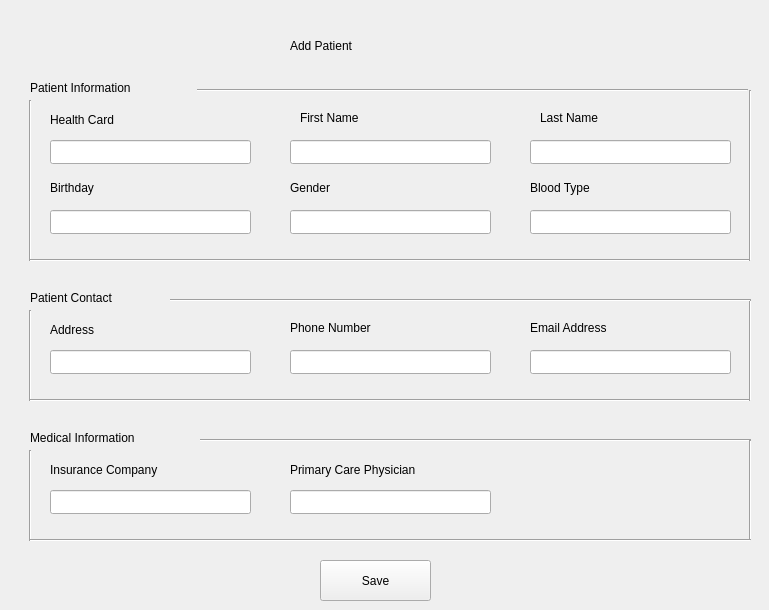
    <widget class="QWidget" name="page_4">
     <widget class="QLabel" name="label_4">
      <property name="geometry">
       <rect>
        <x>290</x>
        <y>10</y>
        <width>191</width>
        <height>71</height>
       </rect>
      </property>
      <property name="styleSheet">
       <string notr="true">font: 24pt &quot;Sitka Small&quot;;</string>
      </property>
      <property name="text">
       <string>Add Patient</string>
      </property>
     </widget>
     <widget class="QLabel" name="label_5">
      <property name="geometry">
       <rect>
        <x>50</x>
        <y>110</y>
        <width>151</width>
        <height>20</height>
       </rect>
      </property>
      <property name="text">
       <string>Health Card</string>
      </property>
     </widget>
     <widget class="QLabel" name="label_6">
      <property name="geometry">
       <rect>
        <x>300</x>
        <y>110</y>
        <width>101</width>
        <height>16</height>
       </rect>
      </property>
      <property name="text">
       <string>First Name</string>
      </property>
     </widget>
     <widget class="QLabel" name="label_7">
      <property name="geometry">
       <rect>
        <x>540</x>
        <y>110</y>
        <width>111</width>
        <height>16</height>
       </rect>
      </property>
      <property name="text">
       <string>Last Name</string>
      </property>
     </widget>
     <widget class="QLabel" name="label_8">
      <property name="geometry">
       <rect>
        <x>50</x>
        <y>180</y>
        <width>81</width>
        <height>16</height>
       </rect>
      </property>
      <property name="text">
       <string>Birthday</string>
      </property>
     </widget>
     <widget class="QLabel" name="label_9">
      <property name="geometry">
       <rect>
        <x>290</x>
        <y>180</y>
        <width>71</width>
        <height>16</height>
       </rect>
      </property>
      <property name="text">
       <string>Gender </string>
      </property>
     </widget>
     <widget class="QLabel" name="label_10">
      <property name="geometry">
       <rect>
        <x>530</x>
        <y>180</y>
        <width>111</width>
        <height>16</height>
       </rect>
      </property>
      <property name="text">
       <string>Blood Type</string>
      </property>
     </widget>
     <widget class="QLabel" name="label_11">
      <property name="geometry">
       <rect>
        <x>50</x>
        <y>320</y>
        <width>71</width>
        <height>20</height>
       </rect>
      </property>
      <property name="text">
       <string>Address</string>
      </property>
     </widget>
     <widget class="QLineEdit" name="healthCardNumberLineEdit">
      <property name="geometry">
       <rect>
        <x>50</x>
        <y>140</y>
        <width>201</width>
        <height>24</height>
       </rect>
      </property>
     </widget>
     <widget class="QLineEdit" name="firstNamePatientLineEdit">
      <property name="geometry">
       <rect>
        <x>290</x>
        <y>140</y>
        <width>201</width>
        <height>24</height>
       </rect>
      </property>
     </widget>
     <widget class="QLineEdit" name="lastNamePatientLineEdit">
      <property name="geometry">
       <rect>
        <x>530</x>
        <y>140</y>
        <width>201</width>
        <height>24</height>
       </rect>
      </property>
     </widget>
     <widget class="QLineEdit" name="bloodTypePatientLineEdit">
      <property name="geometry">
       <rect>
        <x>530</x>
        <y>210</y>
        <width>201</width>
        <height>24</height>
       </rect>
      </property>
     </widget>
     <widget class="QLineEdit" name="dateOfBirthPatientLineEdit">
      <property name="geometry">
       <rect>
        <x>50</x>
        <y>210</y>
        <width>201</width>
        <height>24</height>
       </rect>
      </property>
     </widget>
     <widget class="QLineEdit" name="genderPatientLineEdit">
      <property name="geometry">
       <rect>
        <x>290</x>
        <y>210</y>
        <width>201</width>
        <height>24</height>
       </rect>
      </property>
     </widget>
     <widget class="QLineEdit" name="addressPatientLineEdit">
      <property name="geometry">
       <rect>
        <x>50</x>
        <y>350</y>
        <width>201</width>
        <height>24</height>
       </rect>
      </property>
     </widget>
     <widget class="QPushButton" name="submitPatientButton">
      <property name="geometry">
       <rect>
        <x>320</x>
        <y>560</y>
        <width>111</width>
        <height>41</height>
       </rect>
      </property>
      <property name="text">
       <string>Save</string>
      </property>
     </widget>
     <widget class="QLineEdit" name="phoneNumberPatientLineEdit">
      <property name="geometry">
       <rect>
        <x>290</x>
        <y>350</y>
        <width>201</width>
        <height>24</height>
       </rect>
      </property>
     </widget>
     <widget class="QLabel" name="label_25">
      <property name="geometry">
       <rect>
        <x>290</x>
        <y>320</y>
        <width>121</width>
        <height>16</height>
       </rect>
      </property>
      <property name="text">
       <string>Phone Number</string>
      </property>
     </widget>
     <widget class="Line" name="line">
      <property name="geometry">
       <rect>
        <x>20</x>
        <y>100</y>
        <width>20</width>
        <height>161</height>
       </rect>
      </property>
      <property name="orientation">
       <enum>Qt::Orientation::Vertical</enum>
      </property>
     </widget>
     <widget class="Line" name="line_2">
      <property name="geometry">
       <rect>
        <x>30</x>
        <y>250</y>
        <width>721</width>
        <height>20</height>
       </rect>
      </property>
      <property name="orientation">
       <enum>Qt::Orientation::Horizontal</enum>
      </property>
     </widget>
     <widget class="Line" name="line_3">
      <property name="geometry">
       <rect>
        <x>740</x>
        <y>90</y>
        <width>20</width>
        <height>171</height>
       </rect>
      </property>
      <property name="orientation">
       <enum>Qt::Orientation::Vertical</enum>
      </property>
     </widget>
     <widget class="Line" name="line_4">
      <property name="geometry">
       <rect>
        <x>197</x>
        <y>80</y>
        <width>551</width>
        <height>20</height>
       </rect>
      </property>
      <property name="orientation">
       <enum>Qt::Orientation::Horizontal</enum>
      </property>
     </widget>
     <widget class="QLabel" name="label">
      <property name="geometry">
       <rect>
        <x>30</x>
        <y>80</y>
        <width>181</width>
        <height>16</height>
       </rect>
      </property>
      <property name="styleSheet">
       <string notr="true">font: 14pt &quot;Segoe Fluent Icons&quot;;</string>
      </property>
      <property name="text">
       <string>Patient Information</string>
      </property>
     </widget>
     <widget class="QLabel" name="label_31">
      <property name="geometry">
       <rect>
        <x>30</x>
        <y>290</y>
        <width>181</width>
        <height>16</height>
       </rect>
      </property>
      <property name="styleSheet">
       <string notr="true">font: 14pt &quot;Segoe Fluent Icons&quot;;</string>
      </property>
      <property name="text">
       <string>Patient Contact</string>
      </property>
     </widget>
     <widget class="QLineEdit" name="emailAddressPatientLineEdit">
      <property name="geometry">
       <rect>
        <x>530</x>
        <y>350</y>
        <width>201</width>
        <height>24</height>
       </rect>
      </property>
     </widget>
     <widget class="QLabel" name="label_32">
      <property name="geometry">
       <rect>
        <x>530</x>
        <y>320</y>
        <width>121</width>
        <height>16</height>
       </rect>
      </property>
      <property name="text">
       <string>Email Address</string>
      </property>
     </widget>
     <widget class="Line" name="line_5">
      <property name="geometry">
       <rect>
        <x>20</x>
        <y>310</y>
        <width>20</width>
        <height>91</height>
       </rect>
      </property>
      <property name="orientation">
       <enum>Qt::Orientation::Vertical</enum>
      </property>
     </widget>
     <widget class="Line" name="line_6">
      <property name="geometry">
       <rect>
        <x>30</x>
        <y>390</y>
        <width>721</width>
        <height>20</height>
       </rect>
      </property>
      <property name="orientation">
       <enum>Qt::Orientation::Horizontal</enum>
      </property>
     </widget>
     <widget class="Line" name="line_7">
      <property name="geometry">
       <rect>
        <x>740</x>
        <y>300</y>
        <width>20</width>
        <height>101</height>
       </rect>
      </property>
      <property name="orientation">
       <enum>Qt::Orientation::Vertical</enum>
      </property>
     </widget>
     <widget class="Line" name="line_8">
      <property name="geometry">
       <rect>
        <x>170</x>
        <y>290</y>
        <width>581</width>
        <height>20</height>
       </rect>
      </property>
      <property name="orientation">
       <enum>Qt::Orientation::Horizontal</enum>
      </property>
     </widget>
     <widget class="QLabel" name="label_33">
      <property name="geometry">
       <rect>
        <x>30</x>
        <y>430</y>
        <width>191</width>
        <height>16</height>
       </rect>
      </property>
      <property name="styleSheet">
       <string notr="true">font: 14pt &quot;Segoe Fluent Icons&quot;;</string>
      </property>
      <property name="text">
       <string>Medical Information</string>
      </property>
     </widget>
     <widget class="Line" name="line_9">
      <property name="geometry">
       <rect>
        <x>200</x>
        <y>430</y>
        <width>551</width>
        <height>20</height>
       </rect>
      </property>
      <property name="orientation">
       <enum>Qt::Orientation::Horizontal</enum>
      </property>
     </widget>
     <widget class="Line" name="line_10">
      <property name="geometry">
       <rect>
        <x>740</x>
        <y>440</y>
        <width>20</width>
        <height>101</height>
       </rect>
      </property>
      <property name="orientation">
       <enum>Qt::Orientation::Vertical</enum>
      </property>
     </widget>
     <widget class="Line" name="line_11">
      <property name="geometry">
       <rect>
        <x>20</x>
        <y>450</y>
        <width>20</width>
        <height>91</height>
       </rect>
      </property>
      <property name="orientation">
       <enum>Qt::Orientation::Vertical</enum>
      </property>
     </widget>
     <widget class="Line" name="line_12">
      <property name="geometry">
       <rect>
        <x>30</x>
        <y>530</y>
        <width>721</width>
        <height>20</height>
       </rect>
      </property>
      <property name="orientation">
       <enum>Qt::Orientation::Horizontal</enum>
      </property>
     </widget>
     <widget class="QLabel" name="label_34">
      <property name="geometry">
       <rect>
        <x>50</x>
        <y>460</y>
        <width>111</width>
        <height>20</height>
       </rect>
      </property>
      <property name="text">
       <string>Insurance Company</string>
      </property>
     </widget>
     <widget class="QLineEdit" name="insuranceCompanyPatientLineEdit">
      <property name="geometry">
       <rect>
        <x>50</x>
        <y>490</y>
        <width>201</width>
        <height>24</height>
       </rect>
      </property>
     </widget>
     <widget class="QLabel" name="label_35">
      <property name="geometry">
       <rect>
        <x>290</x>
        <y>460</y>
        <width>141</width>
        <height>20</height>
       </rect>
      </property>
      <property name="text">
       <string>Primary Care Physician</string>
      </property>
     </widget>
     <widget class="QLineEdit" name="primaryCarePhysicianPatientLineEdit">
      <property name="geometry">
       <rect>
        <x>290</x>
        <y>490</y>
        <width>201</width>
        <height>24</height>
       </rect>
      </property>
     </widget>
    </widget>
